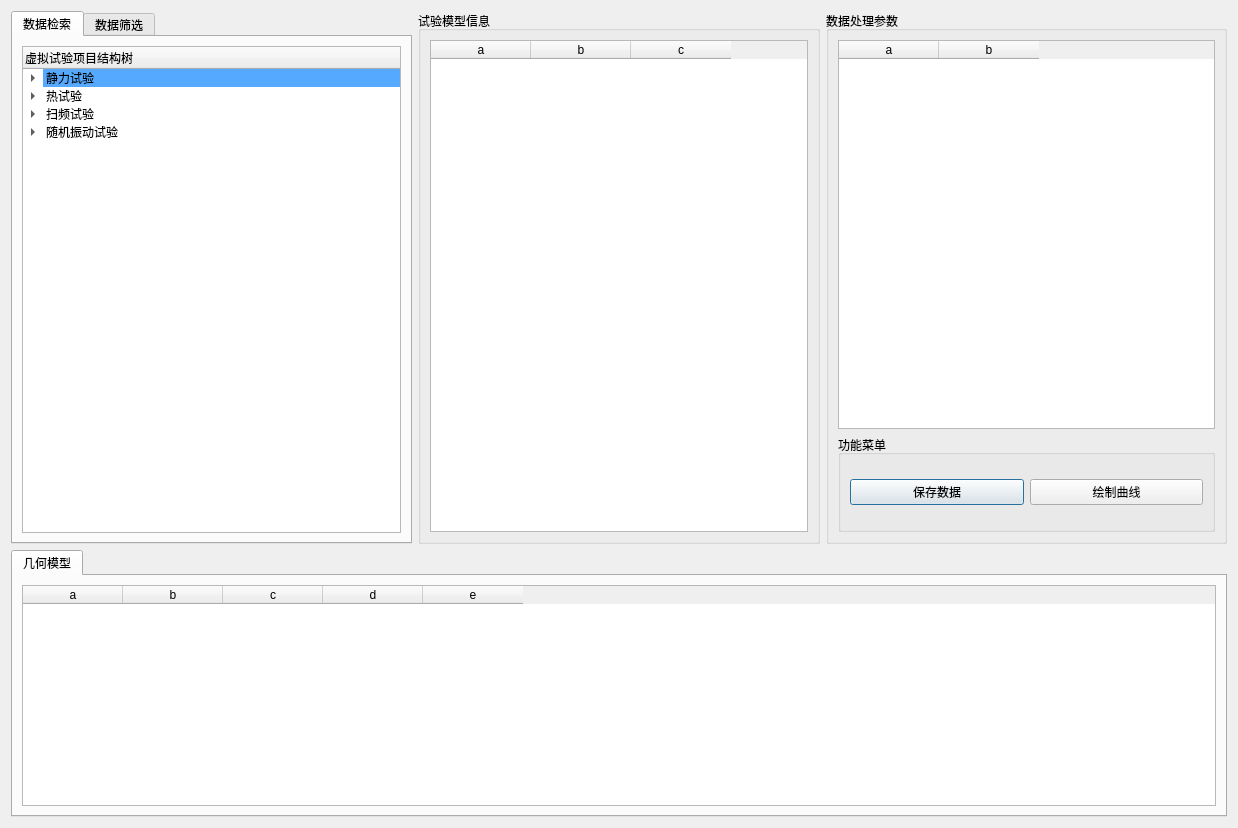
<?xml version="1.0" encoding="UTF-8"?>
<ui version="4.0">
 <class>Dialog</class>
 <widget class="QDialog" name="Dialog">
  <property name="geometry">
   <rect>
    <x>0</x>
    <y>0</y>
    <width>1238</width>
    <height>828</height>
   </rect>
  </property>
  <property name="windowTitle">
   <string>数据查询</string>
  </property>
  <layout class="QGridLayout" name="gridLayout_2">
   <item row="0" column="0">
    <layout class="QVBoxLayout" name="verticalLayout" stretch="2,1">
     <item>
      <layout class="QHBoxLayout" name="horizontalLayout" stretch="1,1,1">
       <item>
        <widget class="QTabWidget" name="tabWidget">
         <property name="currentIndex">
          <number>0</number>
         </property>
         <widget class="QWidget" name="tab">
          <attribute name="title">
           <string>数据检索</string>
          </attribute>
          <layout class="QGridLayout" name="gridLayout">
           <item row="0" column="0">
            <widget class="QTreeWidget" name="treeWidget">
             <column>
              <property name="text">
               <string>虚拟试验项目结构树</string>
              </property>
              <property name="font">
               <font>
                <kerning>true</kerning>
               </font>
              </property>
              <property name="foreground">
               <brush brushstyle="SolidPattern">
                <color alpha="255">
                 <red>0</red>
                 <green>0</green>
                 <blue>0</blue>
                </color>
               </brush>
              </property>
             </column>
             <item>
              <property name="text">
               <string>静力试验</string>
              </property>
              <property name="background">
               <brush brushstyle="SolidPattern">
                <color alpha="255">
                 <red>85</red>
                 <green>170</green>
                 <blue>255</blue>
                </color>
               </brush>
              </property>
              <property name="icon">
               <iconset>
                <normalon>icons/file_icon.png</normalon>
               </iconset>
              </property>
              <item>
               <property name="text">
                <string>几何模型</string>
               </property>
               <property name="icon">
                <iconset>
                 <normalon>icons/tsolid.png</normalon>
                </iconset>
               </property>
               <item>
                <property name="text">
                 <string>机翼蒙皮</string>
                </property>
                <property name="icon">
                 <iconset>
                  <normalon>icons/tedges.png</normalon>
                 </iconset>
                </property>
               </item>
               <item>
                <property name="text">
                 <string>机翼主梁</string>
                </property>
                <property name="icon">
                 <iconset>
                  <normalon>icons/tedges.png</normalon>
                 </iconset>
                </property>
               </item>
               <item>
                <property name="text">
                 <string>机翼肋板</string>
                </property>
                <property name="icon">
                 <iconset>
                  <normalon>icons/tedges.png</normalon>
                 </iconset>
                </property>
               </item>
              </item>
              <item>
               <property name="text">
                <string>材料</string>
               </property>
               <property name="icon">
                <iconset>
                 <normalon>icons/tsolid.png</normalon>
                </iconset>
               </property>
               <item>
                <property name="text">
                 <string>铝</string>
                </property>
               </item>
               <item>
                <property name="text">
                 <string>钢</string>
                </property>
               </item>
              </item>
              <item>
               <property name="text">
                <string>载荷 </string>
               </property>
               <property name="icon">
                <iconset>
                 <normalon>icons/tsolid.png</normalon>
                </iconset>
               </property>
               <item>
                <property name="text">
                 <string>X_1000</string>
                </property>
               </item>
               <item>
                <property name="text">
                 <string>Y_1000</string>
                </property>
               </item>
              </item>
             </item>
             <item>
              <property name="text">
               <string>热试验</string>
              </property>
              <property name="icon">
               <iconset>
                <normalon>icons/file_icon.png</normalon>
               </iconset>
              </property>
              <item>
               <property name="text">
                <string>几何模型</string>
               </property>
              </item>
              <item>
               <property name="text">
                <string>材料</string>
               </property>
              </item>
              <item>
               <property name="text">
                <string>载荷</string>
               </property>
              </item>
             </item>
             <item>
              <property name="text">
               <string>扫频试验</string>
              </property>
              <property name="icon">
               <iconset>
                <normalon>icons/file_icon.png</normalon>
               </iconset>
              </property>
              <item>
               <property name="text">
                <string>几何模型</string>
               </property>
              </item>
              <item>
               <property name="text">
                <string>材料</string>
               </property>
              </item>
              <item>
               <property name="text">
                <string>载荷</string>
               </property>
              </item>
             </item>
             <item>
              <property name="text">
               <string>随机振动试验</string>
              </property>
              <property name="icon">
               <iconset>
                <normalon>icons/file_icon.png</normalon>
               </iconset>
              </property>
              <item>
               <property name="text">
                <string>几何模型</string>
               </property>
              </item>
              <item>
               <property name="text">
                <string>材料</string>
               </property>
              </item>
              <item>
               <property name="text">
                <string>载荷</string>
               </property>
              </item>
             </item>
            </widget>
           </item>
          </layout>
         </widget>
         <widget class="QWidget" name="tab_2">
          <attribute name="title">
           <string>数据筛选</string>
          </attribute>
         </widget>
        </widget>
       </item>
       <item>
        <widget class="QGroupBox" name="groupBox">
         <property name="title">
          <string>试验模型信息</string>
         </property>
         <layout class="QVBoxLayout" name="verticalLayout_3">
          <item>
           <widget class="QTableWidget" name="tableWidget_2">
            <column>
             <property name="text">
              <string>a</string>
             </property>
            </column>
            <column>
             <property name="text">
              <string>b</string>
             </property>
            </column>
            <column>
             <property name="text">
              <string>c</string>
             </property>
            </column>
           </widget>
          </item>
         </layout>
        </widget>
       </item>
       <item>
        <widget class="QGroupBox" name="groupBox_2">
         <property name="title">
          <string>数据处理参数</string>
         </property>
         <layout class="QVBoxLayout" name="verticalLayout_2" stretch="4,1">
          <item>
           <widget class="QTableWidget" name="tableWidget_3">
            <column>
             <property name="text">
              <string>a</string>
             </property>
            </column>
            <column>
             <property name="text">
              <string>b</string>
             </property>
            </column>
           </widget>
          </item>
          <item>
           <widget class="QGroupBox" name="groupBox_3">
            <property name="title">
             <string>功能菜单</string>
            </property>
            <layout class="QHBoxLayout" name="horizontalLayout_3">
             <item>
              <widget class="QPushButton" name="pushButton">
               <property name="text">
                <string>保存数据</string>
               </property>
              </widget>
             </item>
             <item>
              <widget class="QPushButton" name="pushButton_2">
               <property name="text">
                <string>绘制曲线</string>
               </property>
              </widget>
             </item>
            </layout>
           </widget>
          </item>
         </layout>
        </widget>
       </item>
      </layout>
     </item>
     <item>
      <widget class="QTabWidget" name="tabWidget_2">
       <property name="currentIndex">
        <number>0</number>
       </property>
       <widget class="QWidget" name="tab_3">
        <attribute name="title">
         <string>几何模型</string>
        </attribute>
        <layout class="QHBoxLayout" name="horizontalLayout_2">
         <item>
          <widget class="QTableWidget" name="tableWidget">
           <column>
            <property name="text">
             <string>a</string>
            </property>
           </column>
           <column>
            <property name="text">
             <string>b</string>
            </property>
           </column>
           <column>
            <property name="text">
             <string>c</string>
            </property>
           </column>
           <column>
            <property name="text">
             <string>d</string>
            </property>
           </column>
           <column>
            <property name="text">
             <string>e</string>
            </property>
           </column>
          </widget>
         </item>
        </layout>
       </widget>
      </widget>
     </item>
    </layout>
   </item>
  </layout>
 </widget>
 <resources/>
 <connections/>
</ui>
